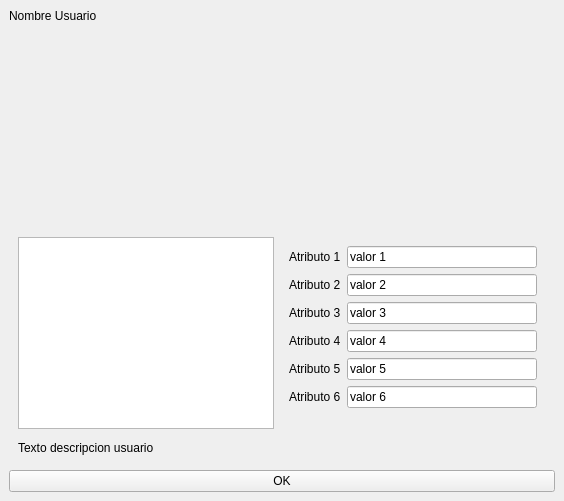
<?xml version="1.0" encoding="UTF-8"?>
<ui version="4.0">
 <class>MainWindow</class>
 <widget class="QMainWindow" name="MainWindow">
  <property name="geometry">
   <rect>
    <x>0</x>
    <y>0</y>
    <width>564</width>
    <height>501</height>
   </rect>
  </property>
  <property name="windowTitle">
   <string>MainWindow</string>
  </property>
  <widget class="QWidget" name="centralwidget">
   <layout class="QVBoxLayout" name="verticalLayout">
    <item alignment="Qt::AlignLeft|Qt::AlignTop">
     <widget class="QLabel" name="label">
      <property name="text">
       <string>Nombre Usuario</string>
      </property>
     </widget>
    </item>
    <item>
     <widget class="QFrame" name="horizontalFrame">
      <layout class="QHBoxLayout" name="horizontalLayout">
       <item>
        <layout class="QGridLayout" name="gridLayout">
         <item row="2" column="0">
          <widget class="QLabel" name="label_2">
           <property name="text">
            <string>Texto descripcion usuario</string>
           </property>
          </widget>
         </item>
         <item row="0" column="0" alignment="Qt::AlignLeft|Qt::AlignTop">
          <widget class="QGraphicsView" name="graphicsView"/>
         </item>
         <item row="0" column="1" rowspan="2">
          <widget class="QStackedWidget" name="formStackedWidget">
           <widget class="QWidget" name="formStackedWidgetPage1" native="true">
            <layout class="QFormLayout" name="formLayout">
             <item row="0" column="1">
              <widget class="QLineEdit" name="lineEdit_2">
               <property name="text">
                <string>valor 1</string>
               </property>
              </widget>
             </item>
             <item row="0" column="0">
              <widget class="QLabel" name="label_3">
               <property name="text">
                <string>Atributo 1</string>
               </property>
              </widget>
             </item>
             <item row="1" column="0">
              <widget class="QLabel" name="label_4">
               <property name="text">
                <string>Atributo 2</string>
               </property>
              </widget>
             </item>
             <item row="1" column="1">
              <widget class="QLineEdit" name="lineEdit">
               <property name="text">
                <string>valor 2</string>
               </property>
              </widget>
             </item>
             <item row="2" column="0">
              <widget class="QLabel" name="label_5">
               <property name="text">
                <string>Atributo 3</string>
               </property>
              </widget>
             </item>
             <item row="4" column="0">
              <widget class="QLabel" name="label_6">
               <property name="text">
                <string>Atributo 5</string>
               </property>
              </widget>
             </item>
             <item row="3" column="0">
              <widget class="QLabel" name="label_7">
               <property name="text">
                <string>Atributo 4</string>
               </property>
              </widget>
             </item>
             <item row="2" column="1">
              <widget class="QLineEdit" name="lineEdit_3">
               <property name="text">
                <string>valor 3</string>
               </property>
              </widget>
             </item>
             <item row="3" column="1">
              <widget class="QLineEdit" name="lineEdit_4">
               <property name="text">
                <string>valor 4</string>
               </property>
              </widget>
             </item>
             <item row="4" column="1">
              <widget class="QLineEdit" name="lineEdit_5">
               <property name="text">
                <string>valor 5</string>
               </property>
              </widget>
             </item>
             <item row="5" column="0">
              <widget class="QLabel" name="label_8">
               <property name="text">
                <string>Atributo 6</string>
               </property>
              </widget>
             </item>
             <item row="5" column="1">
              <widget class="QLineEdit" name="lineEdit_6">
               <property name="text">
                <string>valor 6</string>
               </property>
              </widget>
             </item>
            </layout>
           </widget>
          </widget>
         </item>
        </layout>
       </item>
      </layout>
     </widget>
    </item>
    <item>
     <widget class="QPushButton" name="pushButton">
      <property name="text">
       <string>OK</string>
      </property>
     </widget>
    </item>
   </layout>
  </widget>
 </widget>
 <resources/>
 <connections/>
</ui>
